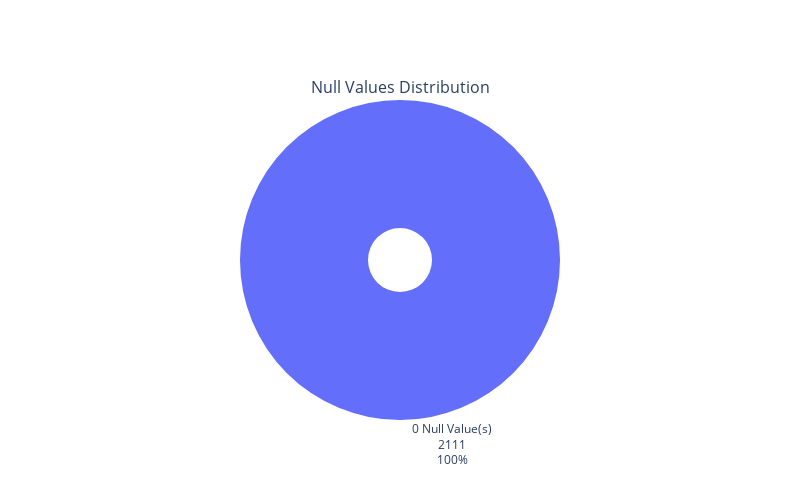

Source (notebook cell):
### Code cell
df["null_count"] = df.isnull().sum(axis=1)
raw_counts = df.groupby("null_count").size().to_dict()
counts = [v for _, v in raw_counts.items()]
labels = ["{} Null Value(s)".format(k) for k, _ in raw_counts.items()]

fig = make_subplots(
    rows=1, 
    cols=1, 
    subplot_titles=["Null Values Distribution"], 
    specs=[[{'type': 'pie'}]]
)

fig.add_trace(go.Pie(labels=labels, values=counts, hole=0.2), row=1, col=1)
fig.update_traces(textposition='outside', textinfo='percent+value+label', insidetextorientation='horizontal')
fig.update_layout(
    showlegend=False, 
    width=800,
    height=500,
)
fig.show()

print(df.columns)


df2 = df.copy()

features = [
    'Age', 'Height', 'Weight',
    'eat_vegetables_frequency', 'main_meals_day',
    'water_day', 
    'exercise_frequency', 'device_time'
]

cat_features = [
    "Gender", "family_history_with_overweight", 'eat_high_caloric_food',  'eat_between_meals',
    'smoke', 'monitor_calories','drink_alcohol', 'transport_mode',
    'obese_category'
]

for feature in cat_features:
    le = LabelEncoder()
    df2[feature] = le.fit_transform(df2[feature])
    
correlation_matrix = df2[features].corr(method="spearman")

f, ax = plt.subplots(figsize=(20, 20))  # Corrected import statement
_ = sns.heatmap(
    correlation_matrix, 
    mask=np.triu(np.ones_like(correlation_matrix, dtype=bool)), 
    cmap=sns.diverging_palette(230, 20, as_cmap=True), 
    center=0,
    square=True, 
    linewidths=.1, 
    cbar=False,
    ax=ax,
    annot=True,
)
_ = ax.set_title("Spearman Correlation Matrix", fontsize=15)


colors = ["#4caba4", "#d68c78", "#a3a2a2", "#ab90a0", "#e6daa3", "#6782a8", "#8ea677", "#4caba4", "#d68c78", "#a3a2a2", "#ab90a0", "#e6daa3", "#6782a8", "#8ea677", "#4caba4", "#d68c78", "#a3a2a2", "#ab90a0", "#e6daa3", "#6782a8", "#8ea677"]

numeric_columns = df.select_dtypes(include=['float64', 'int64'])
fig = plt.figure(figsize=[64,20])
plt.suptitle('Outliers in the data', fontsize=18, fontweight='bold')
fig.subplots_adjust(top=0.92);
fig.subplots_adjust(hspace=0.5, wspace=0.4);
for i ,col in enumerate(numeric_columns):
    ax = fig.add_subplot(3,3, i+1);
    ax = sns.boxplot(data = df, x=col ,  color= colors[i]);
    ax.set_title(f'{col}')
    ax.set_xlabel(f'{col}')
    ax.grid(False)
plt.show()
#outliers only present in age, not in rest

### Figure 1 — Plotly figure (JSON) as saved in the notebook; plotly's stock layout.template omitted (floating-point values rounded to 4 significant figures)
{"data": [{"domain": {"x": [0, 1], "y": [0, 1]}, "hole": 0.2, "insidetextorientation": "horizontal", "labels": ["0 Null Value(s)"], "textinfo": "percent+value+label", "textposition": "outside", "type": "pie", "values": [2111]}], "layout": {"annotations": [{"font": {"size": 16}, "showarrow": false, "text": "Null Values Distribution", "x": 0.5, "xanchor": "center", "xref": "paper", "y": 1, "yanchor": "bottom", "yref": "paper"}], "height": 500, "showlegend": false, "width": 800}}
